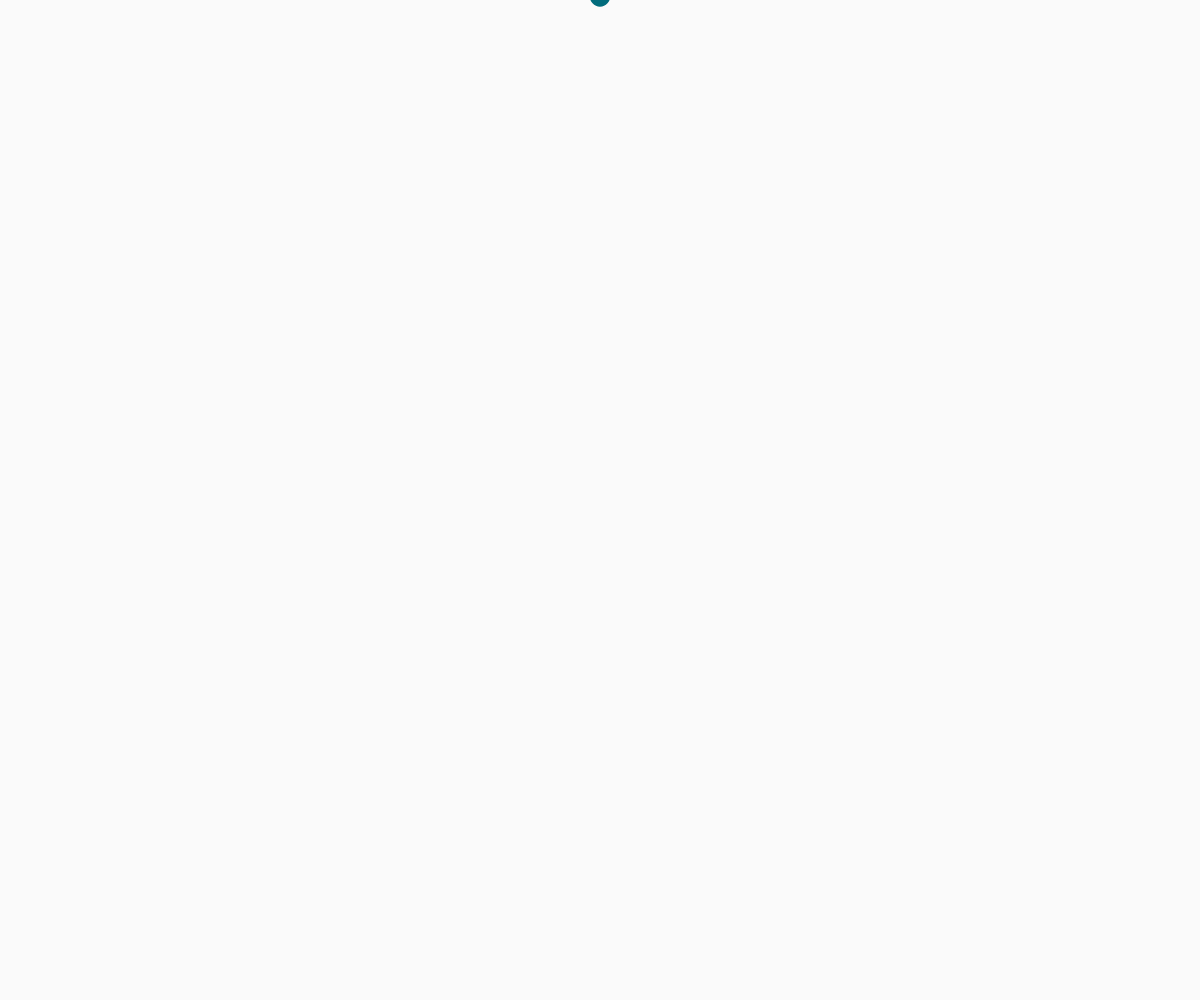
Frame 1 (no input)
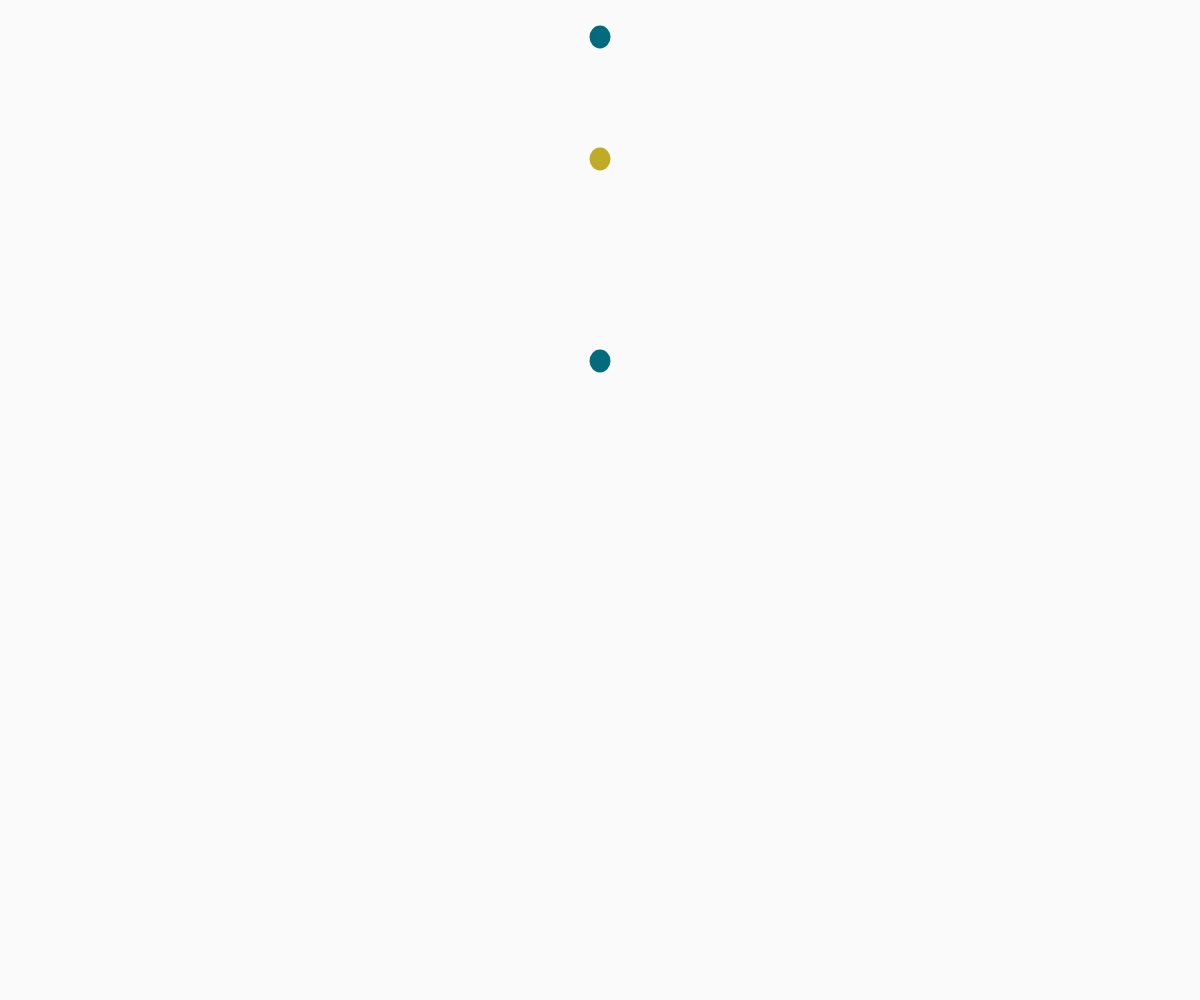
Frame 60 (no input)
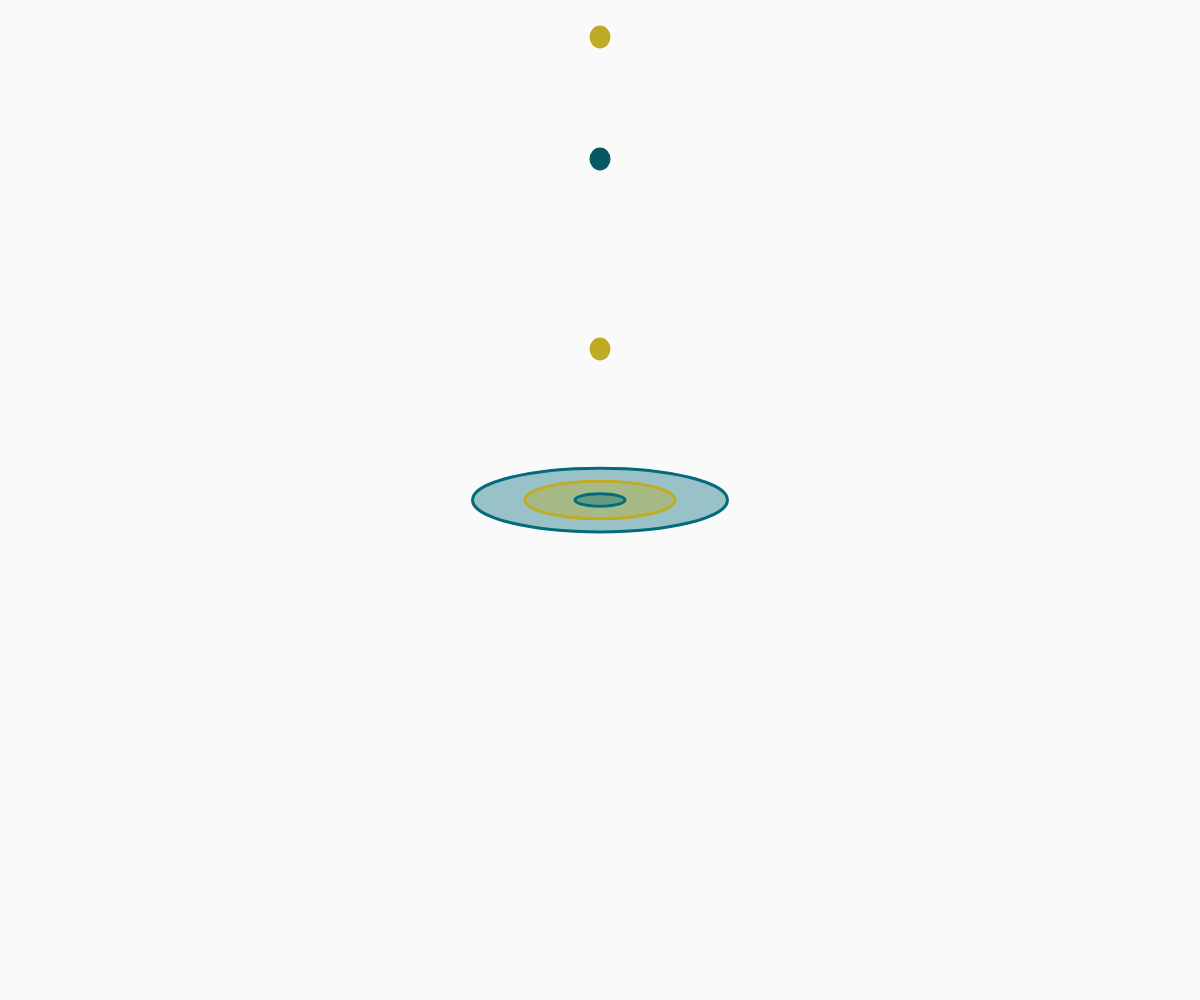
Frame 120 (the mouse pressed at the canvas centre since frame 60)

The p5.js sketch that drew these frames (run headless with seeded random() and noise() and a simulated clock; from frame 60 on, the mouse is pressed at the canvas centre):

// p5.js sketch
// ── sketch.js
let d=0
let colors=["#6A0136","#BFAB25","#B81365","#026C7C","#055864"]
let ripples=[]
let drops=[]

function setup() {
  createCanvas(windowWidth, windowHeight);
  strokeWeight(3)
}

function draw() {

  background(250);
  if(frameCount%20==1){
    drops.push(new drop())
  }
  
  
  
  for(let ripple of ripples){
    ripple.update();
    ripple.display();
  }
  
  for(let drop of drops){
    drop.update();
    drop.display();
  }
}

class ripple{
  constructor(x, y, color){
    this.x=x
    this.y=y
    this.d=10
    this.color= color
  }
  
  update(){
  this.d+=5
  if(this.d>height*10){
    let index = ripples.indexOf(this);
      ripples.splice(index, 1);
  }
    
  }
  
  display(){
    noFill()
    stroke(this.color)
    // noStroke()
    let filler= color(this.color)
    filler.setAlpha(100)
    fill(filler)
    push()
    translate(this.x, this.y)
    ellipse(0, 0, this.d, this.d/4)
    pop()
  }
}


class drop{
  constructor(){
    this.x=width/2
    this.y=-5
    this.yacc= 0.2
    this.yvel=0
    this.color= random(colors)
  }
  update(){
    this.yvel+=this.yacc
    this.y+=this.yvel
    
    if(this.y>=height/2){
     ripples.push(new ripple(width/2, height/2, this.color))
      let index = drops.indexOf(this);
      drops.splice(index, 1);
    }
    
  }
  
  display(){
   
    stroke(this.color)
    fill(this.color)
   ellipse(this.x, this.y, 18, 20) 
  }
}
